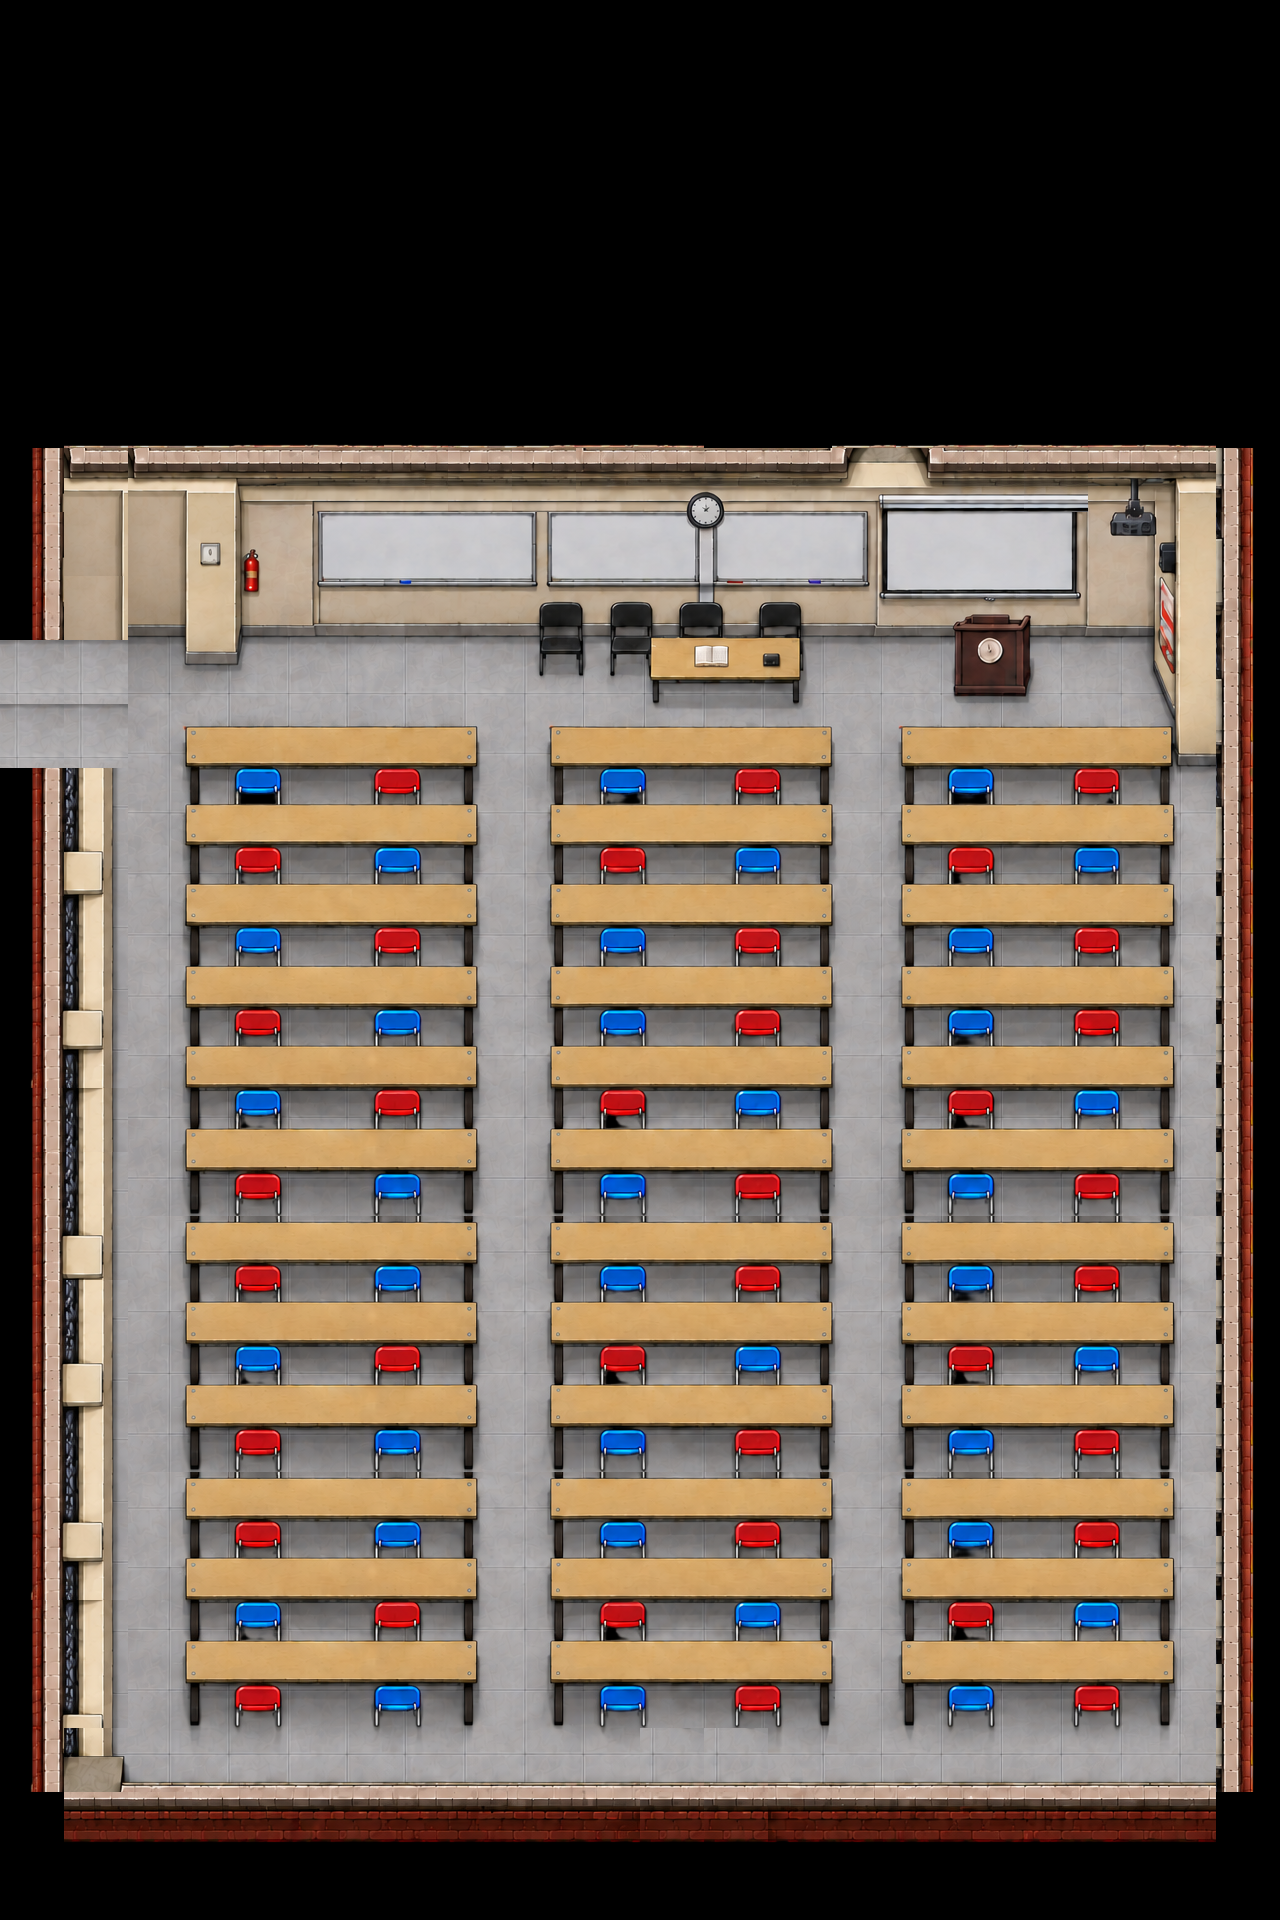

Below is a game level as drawn by its tile map, then a one-line description and the .tmx that defines it (tile-layer data replaced by summaries):
An orthogonal 20x30 tile map with 64x64 px tiles, 1 tile layer (TileLayer1) and 63 objects (36x desks, 17x walls, 8x NPC, PlayerSpawn_from_AB1_Lobby, AB1_Class1_to_AB1_Lobby).

<map version="1.10" tiledversion="1.12.2" orientation="orthogonal" renderorder="right-down" width="20" height="30" tilewidth="64" tileheight="64" infinite="0" nextlayerid="6" nextobjectid="70">
 <tileset firstgid="1" source="../tilesets/class.tsx" />
 <layer id="1" name="TileLayer1" width="20" height="30">
  <data>[600 cells, 454 non-empty, 251 distinct tile ids]</data>
 </layer>
 <objectgroup id="2" name="PlayerSpawns">
  <object id="1" name="PlayerSpawn_from_AB1_Lobby" x="96.8333" y="701.5">
   <point />
  </object>
 </objectgroup>
 <objectgroup id="5" name="NPCs">
  <object id="62" type="NPC" x="838.367" y="623.693" width="47.6929" height="58.855">
   <properties>
    <property name="model" value="Female07_Right" />
   </properties>
  </object>
  <object id="63" type="NPC" x="846.896" y="663.942" width="47.6929" height="58.855">
   <properties>
    <property name="model" value="Female09_Backward" />
   </properties>
  </object>
  <object id="64" type="NPC" x="888.47" y="662.477" width="47.6929" height="58.855">
   <properties>
    <property name="model" value="Female08_Backward" />
   </properties>
  </object>
  <object id="65" type="NPC" x="904.653" y="617.668" width="47.6929" height="58.855">
   <properties>
    <property name="model" value="Female11_Left" />
   </properties>
  </object>
  <object id="66" type="NPC" x="490.154" y="986.572" width="47.6929" height="58.855">
   <properties>
    <property name="model" value="Female09_Backward" />
   </properties>
  </object>
  <object id="67" type="NPC" x="109" y="701" width="58" height="56">
   <properties>
    <property name="model" value="Male10_Left" />
   </properties>
  </object>
  <object id="68" type="NPC" x="119" y="1302" width="58" height="56">
   <properties>
    <property name="model" value="Male07_Backward" />
   </properties>
  </object>
  <object id="69" type="NPC" x="375" y="650" width="58" height="56">
   <properties>
    <property name="model" value="Male12_Right" />
   </properties>
  </object>
 </objectgroup>
 <objectgroup id="3" name="Collision">
  <object id="2" name="desks" x="185" y="726.5" width="291.5" height="26.6667" />
  <object id="4" name="desks" x="185.75" y="804" width="291.5" height="40" />
  <object id="5" name="desks" x="185.75" y="884" width="291.5" height="40" />
  <object id="6" name="desks" x="185.25" y="967" width="291.5" height="40" />
  <object id="7" name="desks" x="184.75" y="1046.5" width="291.5" height="40" />
  <object id="8" name="desks" x="184.25" y="1128.5" width="291.5" height="40" />
  <object id="9" name="desks" x="186.25" y="1222" width="291.5" height="40" />
  <object id="10" name="desks" x="185.75" y="1302.5" width="291.5" height="40" />
  <object id="11" name="desks" x="185.25" y="1385" width="291.5" height="40" />
  <object id="12" name="desks" x="185.75" y="1478.5" width="291.5" height="40" />
  <object id="13" name="desks" x="185.25" y="1558.5" width="291.5" height="40" />
  <object id="14" name="desks" x="185.25" y="1641.5" width="291.5" height="40" />
  <object id="15" name="desks" x="549.833" y="726.5" width="283.5" height="40" />
  <object id="16" name="desks" x="550.583" y="804" width="282" height="40" />
  <object id="17" name="desks" x="550.583" y="884" width="282.5" height="40" />
  <object id="18" name="desks" x="550.083" y="967" width="282" height="40" />
  <object id="19" name="desks" x="549.583" y="1046.5" width="282.5" height="40" />
  <object id="20" name="desks" x="549.083" y="1128.5" width="284.5" height="40" />
  <object id="21" name="desks" x="551.083" y="1222" width="282" height="40" />
  <object id="22" name="desks" x="550.583" y="1302.5" width="281.5" height="40" />
  <object id="23" name="desks" x="550.083" y="1385" width="284" height="40" />
  <object id="24" name="desks" x="550.583" y="1478.5" width="283.5" height="40" />
  <object id="25" name="desks" x="550.083" y="1558.5" width="281.5" height="40" />
  <object id="26" name="desks" x="550.083" y="1641.5" width="283" height="40" />
  <object id="27" name="desks" x="900" y="726.5" width="273.5" height="40" />
  <object id="28" name="desks" x="900.75" y="804" width="273.5" height="40" />
  <object id="29" name="desks" x="901.75" y="884" width="272.5" height="40" />
  <object id="30" name="desks" x="900.25" y="967" width="273.5" height="40" />
  <object id="31" name="desks" x="899.75" y="1046.5" width="273.5" height="40" />
  <object id="32" name="desks" x="901.75" y="1128.5" width="271" height="40" />
  <object id="33" name="desks" x="901.25" y="1222" width="273.5" height="40" />
  <object id="34" name="desks" x="901.25" y="1302.5" width="273" height="40" />
  <object id="35" name="desks" x="899.75" y="1385" width="274" height="40" />
  <object id="36" name="desks" x="901.75" y="1478.5" width="272.5" height="40" />
  <object id="37" name="desks" x="901.75" y="1558.5" width="272" height="40" />
  <object id="38" name="desks" x="901.25" y="1641.5" width="272.5" height="40" />
  <object id="39" name="walls" x="650" y="637.333" width="149.333" height="42" />
  <object id="40" name="walls" x="70" y="768.333" width="42.6667" height="1023.67" />
  <object id="41" name="walls" x="102" y="1756" width="21.6667" height="36" />
  <object id="42" name="walls" x="121.5" y="1782.5" width="1097.5" height="20.5" />
  <object id="43" name="walls" x="1216" y="452.5" width="23" height="1337.5" />
  <object id="44" name="walls" x="1177.67" y="734" width="43.6667" height="32.3333" />
  <object id="45" name="walls" x="1173.33" y="717.667" width="21.6667" height="19.6667" />
  <object id="46" name="walls" x="1176.06" y="660.628" width="49.3539" height="23.3333" rotation="68.2647" />
  <object id="47" name="walls" x="1153" y="628" width="20.6667" height="41" />
  <object id="48" name="walls" x="27.7879" y="620" width="1131.88" height="11.5" />
  <object id="49" name="walls" x="185.273" y="621.455" width="52" height="12.2727" />
  <object id="51" name="walls" x="954.25" y="631.75" width="72" height="63.75" />
  <object id="52" name="walls" x="1021.63" y="636" width="9" height="49.125" />
  <object id="53" name="walls" x="541" y="637.25" width="40.75" height="18.5" />
  <object id="54" name="walls" x="608.75" y="634.25" width="43" height="20.25" />
  <object id="55" name="walls" x="-23.3333" y="624" width="54.5" height="166" />
  <object id="56" name="walls" x="11.5" y="768.5" width="72" height="34.5" />
 </objectgroup>
 <objectgroup id="4" name="SceneTransitions">
  <object id="57" name="AB1_Class1_to_AB1_Lobby" x="5.33333" y="634.667" width="55.5" height="140" />
 </objectgroup>
</map>
